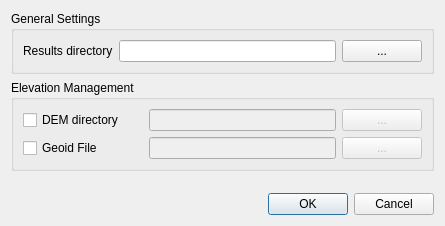
<?xml version="1.0" encoding="UTF-8"?>
<ui version="4.0">
 <class>mvd::PreferencesDialog</class>
 <widget class="QDialog" name="mvd::PreferencesDialog">
  <property name="windowModality">
   <enum>Qt::ApplicationModal</enum>
  </property>
  <property name="geometry">
   <rect>
    <x>0</x>
    <y>0</y>
    <width>445</width>
    <height>226</height>
   </rect>
  </property>
  <property name="sizePolicy">
   <sizepolicy hsizetype="Minimum" vsizetype="Minimum">
    <horstretch>0</horstretch>
    <verstretch>0</verstretch>
   </sizepolicy>
  </property>
  <property name="windowTitle">
   <string>Preferences</string>
  </property>
  <property name="locale">
   <locale language="C" country="AnyCountry"/>
  </property>
  <layout class="QGridLayout" name="gridLayout_3">
   <item row="0" column="0">
    <layout class="QVBoxLayout" name="verticalLayout">
     <item>
      <widget class="QGroupBox" name="settingsGroupBox">
       <property name="sizePolicy">
        <sizepolicy hsizetype="Preferred" vsizetype="Preferred">
         <horstretch>0</horstretch>
         <verstretch>0</verstretch>
        </sizepolicy>
       </property>
       <property name="title">
        <string>General Settings</string>
       </property>
       <layout class="QGridLayout" name="gridLayout_2">
        <item row="0" column="0">
         <widget class="QLabel" name="resultDirLabel">
          <property name="sizePolicy">
           <sizepolicy hsizetype="Minimum" vsizetype="Minimum">
            <horstretch>0</horstretch>
            <verstretch>0</verstretch>
           </sizepolicy>
          </property>
          <property name="text">
           <string>Results directory</string>
          </property>
         </widget>
        </item>
        <item row="0" column="1">
         <widget class="QLineEdit" name="resultDirPathLineEdit">
          <property name="enabled">
           <bool>true</bool>
          </property>
          <property name="sizePolicy">
           <sizepolicy hsizetype="Expanding" vsizetype="Minimum">
            <horstretch>0</horstretch>
            <verstretch>0</verstretch>
           </sizepolicy>
          </property>
          <property name="minimumSize">
           <size>
            <width>200</width>
            <height>0</height>
           </size>
          </property>
          <property name="toolTip">
           <string>Default directory for results data</string>
          </property>
          <property name="text">
           <string/>
          </property>
          <property name="readOnly">
           <bool>true</bool>
          </property>
         </widget>
        </item>
        <item row="0" column="2">
         <widget class="QPushButton" name="resultDirButton">
          <property name="enabled">
           <bool>true</bool>
          </property>
          <property name="sizePolicy">
           <sizepolicy hsizetype="Minimum" vsizetype="Minimum">
            <horstretch>0</horstretch>
            <verstretch>0</verstretch>
           </sizepolicy>
          </property>
          <property name="text">
           <string>...</string>
          </property>
         </widget>
        </item>
       </layout>
      </widget>
     </item>
     <item>
      <widget class="QGroupBox" name="elevationGroupBox">
       <property name="title">
        <string>Elevation Management</string>
       </property>
       <layout class="QGridLayout" name="gridLayout">
        <item row="1" column="2">
         <widget class="QPushButton" name="geoidButton">
          <property name="enabled">
           <bool>false</bool>
          </property>
          <property name="sizePolicy">
           <sizepolicy hsizetype="Minimum" vsizetype="Minimum">
            <horstretch>0</horstretch>
            <verstretch>0</verstretch>
           </sizepolicy>
          </property>
          <property name="text">
           <string>...</string>
          </property>
         </widget>
        </item>
        <item row="0" column="1">
         <widget class="QLineEdit" name="srtmLineEdit">
          <property name="enabled">
           <bool>false</bool>
          </property>
          <property name="sizePolicy">
           <sizepolicy hsizetype="MinimumExpanding" vsizetype="Minimum">
            <horstretch>0</horstretch>
            <verstretch>0</verstretch>
           </sizepolicy>
          </property>
         </widget>
        </item>
        <item row="0" column="2">
         <widget class="QPushButton" name="srtmButton">
          <property name="enabled">
           <bool>false</bool>
          </property>
          <property name="sizePolicy">
           <sizepolicy hsizetype="Minimum" vsizetype="Minimum">
            <horstretch>0</horstretch>
            <verstretch>0</verstretch>
           </sizepolicy>
          </property>
          <property name="text">
           <string>...</string>
          </property>
         </widget>
        </item>
        <item row="1" column="0">
         <widget class="QCheckBox" name="geoidCheckbox">
          <property name="sizePolicy">
           <sizepolicy hsizetype="Minimum" vsizetype="Minimum">
            <horstretch>0</horstretch>
            <verstretch>0</verstretch>
           </sizepolicy>
          </property>
          <property name="text">
           <string>Geoid File            </string>
          </property>
         </widget>
        </item>
        <item row="1" column="1">
         <widget class="QLineEdit" name="geoidLineEdit">
          <property name="enabled">
           <bool>false</bool>
          </property>
          <property name="sizePolicy">
           <sizepolicy hsizetype="MinimumExpanding" vsizetype="Minimum">
            <horstretch>0</horstretch>
            <verstretch>0</verstretch>
           </sizepolicy>
          </property>
         </widget>
        </item>
        <item row="0" column="0">
         <widget class="QCheckBox" name="srtmCheckbox">
          <property name="sizePolicy">
           <sizepolicy hsizetype="Minimum" vsizetype="Minimum">
            <horstretch>0</horstretch>
            <verstretch>0</verstretch>
           </sizepolicy>
          </property>
          <property name="text">
           <string>DEM directory</string>
          </property>
         </widget>
        </item>
       </layout>
      </widget>
     </item>
    </layout>
   </item>
   <item row="2" column="0">
    <layout class="QHBoxLayout" name="horizontalLayout">
     <item>
      <spacer name="horizontalSpacer">
       <property name="orientation">
        <enum>Qt::Horizontal</enum>
       </property>
       <property name="sizeHint" stdset="0">
        <size>
         <width>228</width>
         <height>20</height>
        </size>
       </property>
      </spacer>
     </item>
     <item>
      <widget class="QDialogButtonBox" name="buttonBox">
       <property name="sizePolicy">
        <sizepolicy hsizetype="Expanding" vsizetype="Minimum">
         <horstretch>0</horstretch>
         <verstretch>0</verstretch>
        </sizepolicy>
       </property>
       <property name="standardButtons">
        <set>QDialogButtonBox::Cancel|QDialogButtonBox::Ok</set>
       </property>
      </widget>
     </item>
    </layout>
   </item>
   <item row="1" column="0">
    <spacer name="verticalSpacer">
     <property name="orientation">
      <enum>Qt::Vertical</enum>
     </property>
     <property name="sizeHint" stdset="0">
      <size>
       <width>0</width>
       <height>0</height>
      </size>
     </property>
    </spacer>
   </item>
  </layout>
 </widget>
 <resources/>
 <connections/>
</ui>
